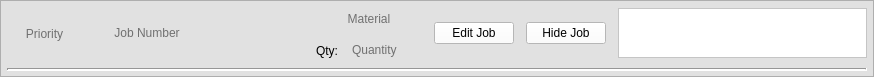
<?xml version="1.0" encoding="UTF-8"?>
<ui version="4.0">
 <class>Form</class>
 <widget class="QWidget" name="Form">
  <property name="geometry">
   <rect>
    <x>0</x>
    <y>0</y>
    <width>874</width>
    <height>77</height>
   </rect>
  </property>
  <property name="maximumSize">
   <size>
    <width>16777215</width>
    <height>77</height>
   </size>
  </property>
  <property name="font">
   <font>
    <weight>50</weight>
    <italic>false</italic>
    <bold>false</bold>
    <strikeout>false</strikeout>
   </font>
  </property>
  <property name="mouseTracking">
   <bool>true</bool>
  </property>
  <property name="focusPolicy">
   <enum>Qt::ClickFocus</enum>
  </property>
  <property name="windowTitle">
   <string>Form</string>
  </property>
  <property name="styleSheet">
   <string notr="true">background-color: rgb(225, 225, 225);
border-color: rgb(230, 230, 230);</string>
  </property>
  <layout class="QVBoxLayout" name="verticalLayout">
   <property name="spacing">
    <number>0</number>
   </property>
   <property name="margin">
    <number>0</number>
   </property>
   <item>
    <widget class="QFrame" name="frame">
     <property name="mouseTracking">
      <bool>true</bool>
     </property>
     <property name="focusPolicy">
      <enum>Qt::NoFocus</enum>
     </property>
     <property name="styleSheet">
      <string notr="true"/>
     </property>
     <property name="frameShape">
      <enum>QFrame::StyledPanel</enum>
     </property>
     <property name="frameShadow">
      <enum>QFrame::Plain</enum>
     </property>
     <property name="lineWidth">
      <number>1</number>
     </property>
     <layout class="QGridLayout" name="gridLayout" columnstretch="0,0,0,0,0,0,0,0,0">
      <property name="leftMargin">
       <number>6</number>
      </property>
      <property name="topMargin">
       <number>4</number>
      </property>
      <property name="rightMargin">
       <number>6</number>
      </property>
      <property name="bottomMargin">
       <number>5</number>
      </property>
      <property name="horizontalSpacing">
       <number>12</number>
      </property>
      <item row="0" column="3" rowspan="2">
       <widget class="QPushButton" name="uploadPDF">
        <property name="mouseTracking">
         <bool>true</bool>
        </property>
        <property name="focusPolicy">
         <enum>Qt::NoFocus</enum>
        </property>
        <property name="styleSheet">
         <string>border-width:0px;</string>
        </property>
        <property name="text">
         <string/>
        </property>
        <property name="icon">
         <iconset resource="../graphics/graphics.qrc">
          <normaloff>:/icons/upload.png</normaloff>:/icons/upload.png</iconset>
        </property>
        <property name="flat">
         <bool>true</bool>
        </property>
       </widget>
      </item>
      <item row="0" column="7" rowspan="2">
       <widget class="QPushButton" name="hideJob">
        <property name="mouseTracking">
         <bool>true</bool>
        </property>
        <property name="focusPolicy">
         <enum>Qt::NoFocus</enum>
        </property>
        <property name="autoFillBackground">
         <bool>false</bool>
        </property>
        <property name="styleSheet">
         <string notr="true">background-color: rgb(255, 255, 255);
border-width:0px;</string>
        </property>
        <property name="text">
         <string>Hide Job</string>
        </property>
       </widget>
      </item>
      <item row="0" column="6" rowspan="2">
       <widget class="QPushButton" name="editJob">
        <property name="mouseTracking">
         <bool>true</bool>
        </property>
        <property name="focusPolicy">
         <enum>Qt::NoFocus</enum>
        </property>
        <property name="autoFillBackground">
         <bool>false</bool>
        </property>
        <property name="styleSheet">
         <string notr="true">background-color: rgb(255, 255, 255);
border-width:0px;</string>
        </property>
        <property name="text">
         <string>Edit Job</string>
        </property>
       </widget>
      </item>
      <item row="1" column="5">
       <widget class="QLineEdit" name="materialQty">
        <property name="sizePolicy">
         <sizepolicy hsizetype="Minimum" vsizetype="Fixed">
          <horstretch>0</horstretch>
          <verstretch>0</verstretch>
         </sizepolicy>
        </property>
        <property name="minimumSize">
         <size>
          <width>50</width>
          <height>0</height>
         </size>
        </property>
        <property name="maximumSize">
         <size>
          <width>75</width>
          <height>16777215</height>
         </size>
        </property>
        <property name="mouseTracking">
         <bool>false</bool>
        </property>
        <property name="focusPolicy">
         <enum>Qt::ClickFocus</enum>
        </property>
        <property name="styleSheet">
         <string notr="true">border-width:0px;</string>
        </property>
        <property name="inputMask">
         <string/>
        </property>
        <property name="text">
         <string/>
        </property>
        <property name="frame">
         <bool>false</bool>
        </property>
        <property name="alignment">
         <set>Qt::AlignLeading|Qt::AlignLeft|Qt::AlignVCenter</set>
        </property>
        <property name="placeholderText">
         <string>Quantity</string>
        </property>
       </widget>
      </item>
      <item row="0" column="1" rowspan="2">
       <widget class="QLineEdit" name="jobNumber">
        <property name="sizePolicy">
         <sizepolicy hsizetype="Minimum" vsizetype="Fixed">
          <horstretch>0</horstretch>
          <verstretch>0</verstretch>
         </sizepolicy>
        </property>
        <property name="mouseTracking">
         <bool>false</bool>
        </property>
        <property name="focusPolicy">
         <enum>Qt::ClickFocus</enum>
        </property>
        <property name="styleSheet">
         <string notr="true">border-width:0px;</string>
        </property>
        <property name="text">
         <string/>
        </property>
        <property name="frame">
         <bool>false</bool>
        </property>
        <property name="alignment">
         <set>Qt::AlignCenter</set>
        </property>
        <property name="placeholderText">
         <string>Job Number</string>
        </property>
       </widget>
      </item>
      <item row="0" column="4" colspan="2">
       <widget class="QLineEdit" name="material">
        <property name="sizePolicy">
         <sizepolicy hsizetype="Minimum" vsizetype="Fixed">
          <horstretch>0</horstretch>
          <verstretch>0</verstretch>
         </sizepolicy>
        </property>
        <property name="mouseTracking">
         <bool>false</bool>
        </property>
        <property name="focusPolicy">
         <enum>Qt::ClickFocus</enum>
        </property>
        <property name="styleSheet">
         <string notr="true">border-width:0px;</string>
        </property>
        <property name="text">
         <string/>
        </property>
        <property name="frame">
         <bool>false</bool>
        </property>
        <property name="alignment">
         <set>Qt::AlignCenter</set>
        </property>
        <property name="placeholderText">
         <string>Material</string>
        </property>
       </widget>
      </item>
      <item row="0" column="0" rowspan="2">
       <widget class="QLineEdit" name="priority">
        <property name="sizePolicy">
         <sizepolicy hsizetype="Minimum" vsizetype="Fixed">
          <horstretch>0</horstretch>
          <verstretch>0</verstretch>
         </sizepolicy>
        </property>
        <property name="minimumSize">
         <size>
          <width>75</width>
          <height>57</height>
         </size>
        </property>
        <property name="maximumSize">
         <size>
          <width>75</width>
          <height>57</height>
         </size>
        </property>
        <property name="mouseTracking">
         <bool>false</bool>
        </property>
        <property name="focusPolicy">
         <enum>Qt::ClickFocus</enum>
        </property>
        <property name="styleSheet">
         <string notr="true">border-width:0px;</string>
        </property>
        <property name="text">
         <string/>
        </property>
        <property name="frame">
         <bool>false</bool>
        </property>
        <property name="alignment">
         <set>Qt::AlignCenter</set>
        </property>
        <property name="placeholderText">
         <string>Priority</string>
        </property>
       </widget>
      </item>
      <item row="0" column="2" rowspan="2">
       <widget class="QPushButton" name="printReport">
        <property name="mouseTracking">
         <bool>true</bool>
        </property>
        <property name="focusPolicy">
         <enum>Qt::NoFocus</enum>
        </property>
        <property name="styleSheet">
         <string>border-width:0px;</string>
        </property>
        <property name="text">
         <string/>
        </property>
        <property name="icon">
         <iconset resource="../graphics/graphics.qrc">
          <normaloff>:/icons/printer.png</normaloff>:/icons/printer.png</iconset>
        </property>
        <property name="flat">
         <bool>true</bool>
        </property>
       </widget>
      </item>
      <item row="1" column="4">
       <widget class="QLabel" name="label">
        <property name="mouseTracking">
         <bool>true</bool>
        </property>
        <property name="focusPolicy">
         <enum>Qt::NoFocus</enum>
        </property>
        <property name="styleSheet">
         <string>border-width:0px;</string>
        </property>
        <property name="text">
         <string>Qty:</string>
        </property>
        <property name="alignment">
         <set>Qt::AlignRight|Qt::AlignTrailing|Qt::AlignVCenter</set>
        </property>
       </widget>
      </item>
      <item row="0" column="8" rowspan="2">
       <widget class="QPlainTextEdit" name="notes">
        <property name="maximumSize">
         <size>
          <width>16777215</width>
          <height>50</height>
         </size>
        </property>
        <property name="mouseTracking">
         <bool>true</bool>
        </property>
        <property name="focusPolicy">
         <enum>Qt::NoFocus</enum>
        </property>
        <property name="autoFillBackground">
         <bool>true</bool>
        </property>
        <property name="styleSheet">
         <string notr="true">border-width:0px;
background-color: rgb(255, 255, 255);</string>
        </property>
       </widget>
      </item>
      <item row="2" column="0" colspan="9">
       <widget class="Line" name="line">
        <property name="mouseTracking">
         <bool>true</bool>
        </property>
        <property name="focusPolicy">
         <enum>Qt::NoFocus</enum>
        </property>
        <property name="styleSheet">
         <string notr="true">color: rgb(255, 255, 255);
</string>
        </property>
        <property name="frameShadow">
         <enum>QFrame::Sunken</enum>
        </property>
        <property name="lineWidth">
         <number>2</number>
        </property>
        <property name="orientation">
         <enum>Qt::Horizontal</enum>
        </property>
       </widget>
      </item>
     </layout>
    </widget>
   </item>
  </layout>
 </widget>
 <resources>
  <include location="../graphics/graphics.qrc"/>
 </resources>
 <connections/>
</ui>
